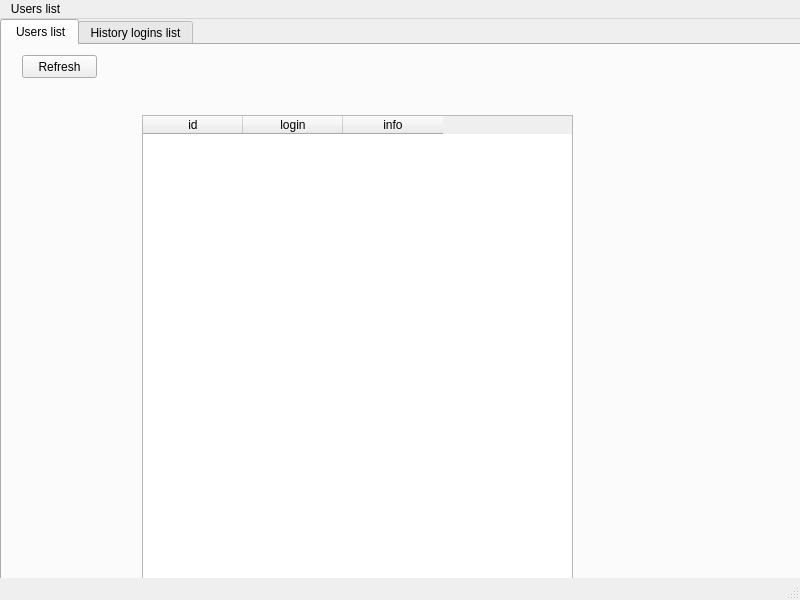
<?xml version="1.0" encoding="UTF-8"?>
<ui version="4.0">
 <class>MainWindow</class>
 <widget class="QMainWindow" name="MainWindow">
  <property name="geometry">
   <rect>
    <x>0</x>
    <y>0</y>
    <width>800</width>
    <height>600</height>
   </rect>
  </property>
  <property name="windowTitle">
   <string>Messenger Server</string>
  </property>
  <property name="unifiedTitleAndToolBarOnMac">
   <bool>false</bool>
  </property>
  <widget class="QWidget" name="centralwidget">
   <widget class="QTabWidget" name="tabWidget">
    <property name="geometry">
     <rect>
      <x>0</x>
      <y>0</y>
      <width>841</width>
      <height>581</height>
     </rect>
    </property>
    <property name="currentIndex">
     <number>0</number>
    </property>
    <widget class="QWidget" name="tab">
     <attribute name="title">
      <string> Users list</string>
     </attribute>
     <widget class="QTableWidget" name="usersTableWidget">
      <property name="enabled">
       <bool>true</bool>
      </property>
      <property name="geometry">
       <rect>
        <x>140</x>
        <y>70</y>
        <width>431</width>
        <height>481</height>
       </rect>
      </property>
      <property name="sortingEnabled">
       <bool>true</bool>
      </property>
      <column>
       <property name="text">
        <string>id</string>
       </property>
      </column>
      <column>
       <property name="text">
        <string>login</string>
       </property>
      </column>
      <column>
       <property name="text">
        <string>info</string>
       </property>
      </column>
     </widget>
     <widget class="QPushButton" name="refreshUsersListButton">
      <property name="geometry">
       <rect>
        <x>20</x>
        <y>10</y>
        <width>75</width>
        <height>23</height>
       </rect>
      </property>
      <property name="text">
       <string>Refresh</string>
      </property>
     </widget>
    </widget>
    <widget class="QWidget" name="tab_2">
     <attribute name="title">
      <string>History logins list</string>
     </attribute>
    </widget>
   </widget>
  </widget>
  <widget class="QMenuBar" name="menubar">
   <property name="geometry">
    <rect>
     <x>0</x>
     <y>0</y>
     <width>800</width>
     <height>21</height>
    </rect>
   </property>
   <widget class="QMenu" name="menu">
    <property name="title">
     <string>Users list</string>
    </property>
   </widget>
   <addaction name="menu"/>
  </widget>
  <widget class="QStatusBar" name="statusbar"/>
 </widget>
 <resources/>
 <connections/>
</ui>
